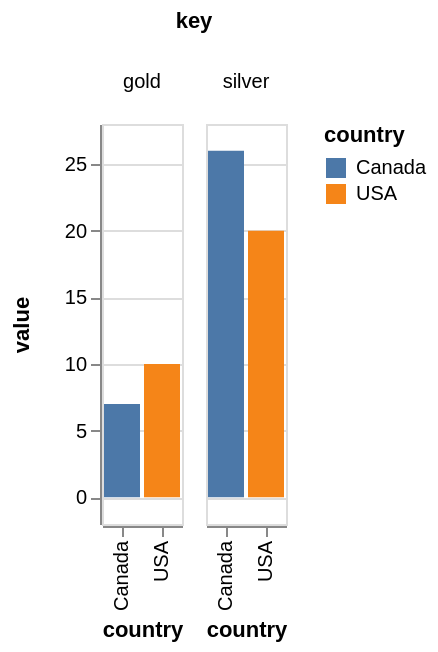

Write a Vega-Lite specification for this figure.
### Vega specification from a JSON file in a GitHub repository (floating-point values rounded to 4 significant figures)
{"$schema": "https://vega.github.io/schema/vega/v4.json", "autosize": "pad", "padding": 5, "data": [{"name": "source_0", "values": [{"country": "USA", "gold": 10, "silver": 20}, {"country": "Canada", "gold": 7, "silver": 26}]}, {"name": "data_0", "source": "source_0", "transform": [{"type": "fold", "fields": ["gold", "silver"], "as": ["key", "value"]}]}, {"name": "column_domain", "source": "data_0", "transform": [{"type": "aggregate", "groupby": ["key"]}]}], "signals": [{"name": "x_step", "value": 20}, {"name": "child_width", "update": "bandspace(domain('x').length, 0.1, 0.05) * x_step"}, {"name": "child_height", "value": 200}], "layout": {"padding": {"row": 10, "column": 10}, "offset": {"columnTitle": 10}, "columns": {"signal": "length(data('column_domain'))"}, "bounds": "full", "align": "all"}, "marks": [{"name": "column-title", "type": "group", "role": "column-title", "title": {"text": "key", "offset": 10, "style": "guide-title"}}, {"name": "row_header", "type": "group", "role": "row-header", "encode": {"update": {"height": {"signal": "child_height"}}}, "axes": [{"scale": "y", "orient": "left", "grid": false, "title": "value", "labelOverlap": true, "tickCount": {"signal": "ceil(child_height/40)"}, "zindex": 1}]}, {"name": "column_header", "type": "group", "role": "column-header", "from": {"data": "column_domain"}, "sort": {"field": "datum[\"key\"]", "order": "ascending"}, "title": {"text": {"signal": "''+parent[\"key\"]"}, "offset": 10, "style": "guide-label", "baseline": "middle"}, "encode": {"update": {"width": {"signal": "child_width"}}}}, {"name": "column_footer", "type": "group", "role": "column-footer", "from": {"data": "column_domain"}, "sort": {"field": "datum[\"key\"]", "order": "ascending"}, "encode": {"update": {"width": {"signal": "child_width"}}}, "axes": [{"scale": "x", "orient": "bottom", "grid": false, "title": "country", "labelAlign": "right", "labelAngle": 270, "labelBaseline": "middle", "zindex": 1}]}, {"name": "cell", "type": "group", "style": "cell", "from": {"facet": {"name": "facet", "data": "data_0", "groupby": ["key"]}}, "sort": {"field": ["datum[\"key\"]"], "order": ["ascending"]}, "encode": {"update": {"width": {"signal": "child_width"}, "height": {"signal": "child_height"}}}, "marks": [{"name": "child_marks", "type": "rect", "style": ["bar"], "from": {"data": "facet"}, "encode": {"update": {"fill": [{"test": "datum[\"value\"] === null || isNaN(datum[\"value\"])", "value": null}, {"scale": "color", "field": "country"}], "tooltip": {"signal": "{\"country\": ''+datum[\"country\"], \"value\": format(datum[\"value\"], \"\")}"}, "x": {"scale": "x", "field": "country"}, "width": {"scale": "x", "band": true}, "y": {"scale": "y", "field": "value"}, "y2": {"scale": "y", "value": 0}}}}], "axes": [{"scale": "y", "orient": "left", "gridScale": "x", "grid": true, "tickCount": {"signal": "ceil(child_height/40)"}, "domain": false, "labels": false, "maxExtent": 0, "minExtent": 0, "ticks": false, "zindex": 0}]}], "scales": [{"name": "x", "type": "band", "domain": {"data": "data_0", "field": "country", "sort": true}, "range": {"step": {"signal": "x_step"}}, "paddingInner": 0.1, "paddingOuter": 0.05}, {"name": "y", "type": "linear", "domain": {"data": "data_0", "field": "value"}, "range": [{"signal": "child_height"}, 0], "nice": true, "zero": true, "padding": 5}, {"name": "color", "type": "ordinal", "domain": {"data": "data_0", "field": "country", "sort": true}, "range": "category"}], "legends": [{"fill": "color", "gradientLength": {"signal": "clamp(child_height, 64, 200)"}, "title": "country", "encode": {"symbols": {"update": {"shape": {"value": "square"}}}}}], "config": {"axisY": {"minExtent": 30}}}
